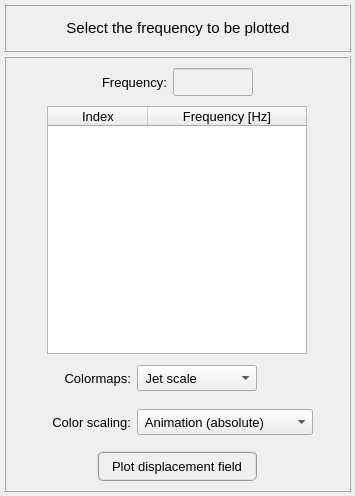
<?xml version="1.0" encoding="UTF-8"?>
<ui version="4.0">
 <class>Form</class>
 <widget class="QWidget" name="Form">
  <property name="geometry">
   <rect>
    <x>0</x>
    <y>0</y>
    <width>355</width>
    <height>496</height>
   </rect>
  </property>
  <property name="maximumSize">
   <size>
    <width>16777215</width>
    <height>16777215</height>
   </size>
  </property>
  <property name="windowTitle">
   <string>Plot displacement field</string>
  </property>
  <layout class="QGridLayout" name="gridLayout_2">
   <property name="leftMargin">
    <number>4</number>
   </property>
   <property name="topMargin">
    <number>4</number>
   </property>
   <property name="rightMargin">
    <number>4</number>
   </property>
   <property name="bottomMargin">
    <number>4</number>
   </property>
   <property name="spacing">
    <number>4</number>
   </property>
   <item row="1" column="0">
    <widget class="QFrame" name="frame_main">
     <property name="sizeIncrement">
      <size>
       <width>400</width>
       <height>0</height>
      </size>
     </property>
     <property name="baseSize">
      <size>
       <width>400</width>
       <height>0</height>
      </size>
     </property>
     <property name="frameShape">
      <enum>QFrame::Box</enum>
     </property>
     <property name="frameShadow">
      <enum>QFrame::Raised</enum>
     </property>
     <layout class="QGridLayout" name="gridLayout_5">
      <property name="leftMargin">
       <number>4</number>
      </property>
      <property name="topMargin">
       <number>4</number>
      </property>
      <property name="rightMargin">
       <number>4</number>
      </property>
      <property name="bottomMargin">
       <number>4</number>
      </property>
      <property name="spacing">
       <number>4</number>
      </property>
      <item row="0" column="0">
       <widget class="QFrame" name="frame_frequency">
        <property name="minimumSize">
         <size>
          <width>0</width>
          <height>40</height>
         </size>
        </property>
        <property name="maximumSize">
         <size>
          <width>16777215</width>
          <height>40</height>
         </size>
        </property>
        <property name="frameShape">
         <enum>QFrame::NoFrame</enum>
        </property>
        <property name="frameShadow">
         <enum>QFrame::Raised</enum>
        </property>
        <layout class="QGridLayout" name="gridLayout_4">
         <property name="leftMargin">
          <number>0</number>
         </property>
         <property name="topMargin">
          <number>0</number>
         </property>
         <property name="rightMargin">
          <number>0</number>
         </property>
         <property name="bottomMargin">
          <number>0</number>
         </property>
         <property name="horizontalSpacing">
          <number>6</number>
         </property>
         <property name="verticalSpacing">
          <number>0</number>
         </property>
         <item row="0" column="0">
          <spacer name="horizontalSpacer_2">
           <property name="orientation">
            <enum>Qt::Horizontal</enum>
           </property>
           <property name="sizeHint" stdset="0">
            <size>
             <width>40</width>
             <height>20</height>
            </size>
           </property>
          </spacer>
         </item>
         <item row="0" column="2">
          <widget class="QLineEdit" name="lineEdit_selected_frequency">
           <property name="enabled">
            <bool>false</bool>
           </property>
           <property name="minimumSize">
            <size>
             <width>80</width>
             <height>28</height>
            </size>
           </property>
           <property name="maximumSize">
            <size>
             <width>80</width>
             <height>28</height>
            </size>
           </property>
           <property name="font">
            <font>
             <family>MS Shell Dlg 2</family>
             <pointsize>10</pointsize>
             <weight>50</weight>
             <italic>false</italic>
             <bold>false</bold>
            </font>
           </property>
           <property name="styleSheet">
            <string notr="true">QLineEdit{color: rgb(0, 0, 0); background-color: rgb(250, 250, 250)}
QLineEdit:disabled{color: rgb(100, 100, 100); background-color: rgb(240, 240, 240)}</string>
           </property>
           <property name="text">
            <string/>
           </property>
           <property name="alignment">
            <set>Qt::AlignCenter</set>
           </property>
          </widget>
         </item>
         <item row="0" column="3">
          <spacer name="horizontalSpacer">
           <property name="orientation">
            <enum>Qt::Horizontal</enum>
           </property>
           <property name="sizeHint" stdset="0">
            <size>
             <width>40</width>
             <height>20</height>
            </size>
           </property>
          </spacer>
         </item>
         <item row="0" column="1">
          <widget class="QLabel" name="label_4">
           <property name="minimumSize">
            <size>
             <width>0</width>
             <height>28</height>
            </size>
           </property>
           <property name="maximumSize">
            <size>
             <width>16777215</width>
             <height>28</height>
            </size>
           </property>
           <property name="font">
            <font>
             <family>MS Shell Dlg 2</family>
             <pointsize>10</pointsize>
             <weight>50</weight>
             <bold>false</bold>
            </font>
           </property>
           <property name="text">
            <string>Frequency:</string>
           </property>
           <property name="alignment">
            <set>Qt::AlignCenter</set>
           </property>
          </widget>
         </item>
        </layout>
       </widget>
      </item>
      <item row="1" column="0">
       <widget class="QFrame" name="frame_treeWidget">
        <property name="frameShape">
         <enum>QFrame::NoFrame</enum>
        </property>
        <property name="frameShadow">
         <enum>QFrame::Raised</enum>
        </property>
        <layout class="QGridLayout" name="gridLayout_3">
         <property name="leftMargin">
          <number>0</number>
         </property>
         <property name="topMargin">
          <number>0</number>
         </property>
         <property name="rightMargin">
          <number>0</number>
         </property>
         <property name="bottomMargin">
          <number>0</number>
         </property>
         <property name="spacing">
          <number>0</number>
         </property>
         <item row="0" column="0">
          <widget class="QTreeWidget" name="treeWidget_frequencies">
           <property name="minimumSize">
            <size>
             <width>260</width>
             <height>0</height>
            </size>
           </property>
           <property name="maximumSize">
            <size>
             <width>260</width>
             <height>415</height>
            </size>
           </property>
           <property name="font">
            <font>
             <family>MS Shell Dlg 2</family>
             <pointsize>10</pointsize>
             <weight>50</weight>
             <italic>false</italic>
             <bold>false</bold>
            </font>
           </property>
           <property name="alternatingRowColors">
            <bool>true</bool>
           </property>
           <property name="indentation">
            <number>0</number>
           </property>
           <column>
            <property name="text">
             <string>Index</string>
            </property>
            <property name="font">
             <font>
              <family>MS Shell Dlg 2</family>
              <pointsize>10</pointsize>
             </font>
            </property>
            <property name="textAlignment">
             <set>AlignCenter</set>
            </property>
           </column>
           <column>
            <property name="text">
             <string notr="true">Frequency [Hz]</string>
            </property>
            <property name="font">
             <font>
              <family>MS Shell Dlg 2</family>
              <pointsize>10</pointsize>
              <weight>50</weight>
              <italic>false</italic>
              <bold>false</bold>
             </font>
            </property>
            <property name="textAlignment">
             <set>AlignCenter</set>
            </property>
           </column>
          </widget>
         </item>
        </layout>
       </widget>
      </item>
      <item row="3" column="0">
       <widget class="QFrame" name="frame_scalling">
        <property name="minimumSize">
         <size>
          <width>0</width>
          <height>40</height>
         </size>
        </property>
        <property name="frameShape">
         <enum>QFrame::NoFrame</enum>
        </property>
        <property name="frameShadow">
         <enum>QFrame::Raised</enum>
        </property>
        <layout class="QGridLayout" name="gridLayout_6">
         <property name="leftMargin">
          <number>0</number>
         </property>
         <property name="topMargin">
          <number>0</number>
         </property>
         <property name="rightMargin">
          <number>0</number>
         </property>
         <property name="bottomMargin">
          <number>0</number>
         </property>
         <property name="horizontalSpacing">
          <number>6</number>
         </property>
         <property name="verticalSpacing">
          <number>0</number>
         </property>
         <item row="0" column="2">
          <widget class="QComboBox" name="comboBox_color_scale">
           <property name="minimumSize">
            <size>
             <width>176</width>
             <height>26</height>
            </size>
           </property>
           <property name="maximumSize">
            <size>
             <width>176</width>
             <height>26</height>
            </size>
           </property>
           <property name="font">
            <font>
             <pointsize>10</pointsize>
            </font>
           </property>
           <item>
            <property name="text">
             <string> Animation (absolute)</string>
            </property>
           </item>
           <item>
            <property name="text">
             <string> Animation (Ux)</string>
            </property>
           </item>
           <item>
            <property name="text">
             <string> Animation (Uy)</string>
            </property>
           </item>
           <item>
            <property name="text">
             <string> Animation (Uz)</string>
            </property>
           </item>
           <item>
            <property name="text">
             <string> Absolute (resultant)</string>
            </property>
           </item>
           <item>
            <property name="text">
             <string> Absolute (Ux)</string>
            </property>
           </item>
           <item>
            <property name="text">
             <string> Absolute (Uy)</string>
            </property>
           </item>
           <item>
            <property name="text">
             <string> Absolute (Uz)</string>
            </property>
           </item>
           <item>
            <property name="text">
             <string> Real - Ux</string>
            </property>
           </item>
           <item>
            <property name="text">
             <string> Real - Uy</string>
            </property>
           </item>
           <item>
            <property name="text">
             <string> Real - Uz</string>
            </property>
           </item>
           <item>
            <property name="text">
             <string> Imaginary - Ux</string>
            </property>
           </item>
           <item>
            <property name="text">
             <string> Imaginary - Uy</string>
            </property>
           </item>
           <item>
            <property name="text">
             <string> Imaginary - Uz</string>
            </property>
           </item>
          </widget>
         </item>
         <item row="0" column="1">
          <widget class="QLabel" name="label_2">
           <property name="minimumSize">
            <size>
             <width>90</width>
             <height>26</height>
            </size>
           </property>
           <property name="maximumSize">
            <size>
             <width>90</width>
             <height>26</height>
            </size>
           </property>
           <property name="font">
            <font>
             <pointsize>10</pointsize>
            </font>
           </property>
           <property name="text">
            <string>Color scaling:</string>
           </property>
           <property name="alignment">
            <set>Qt::AlignRight|Qt::AlignTrailing|Qt::AlignVCenter</set>
           </property>
          </widget>
         </item>
         <item row="0" column="0">
          <spacer name="horizontalSpacer_3">
           <property name="orientation">
            <enum>Qt::Horizontal</enum>
           </property>
           <property name="sizeHint" stdset="0">
            <size>
             <width>40</width>
             <height>20</height>
            </size>
           </property>
          </spacer>
         </item>
         <item row="0" column="3">
          <spacer name="horizontalSpacer_4">
           <property name="orientation">
            <enum>Qt::Horizontal</enum>
           </property>
           <property name="sizeHint" stdset="0">
            <size>
             <width>40</width>
             <height>20</height>
            </size>
           </property>
          </spacer>
         </item>
        </layout>
       </widget>
      </item>
      <item row="4" column="0">
       <widget class="QFrame" name="frame_button">
        <property name="minimumSize">
         <size>
          <width>0</width>
          <height>40</height>
         </size>
        </property>
        <property name="frameShape">
         <enum>QFrame::NoFrame</enum>
        </property>
        <property name="frameShadow">
         <enum>QFrame::Raised</enum>
        </property>
        <layout class="QGridLayout" name="gridLayout_7">
         <property name="leftMargin">
          <number>0</number>
         </property>
         <property name="topMargin">
          <number>0</number>
         </property>
         <property name="rightMargin">
          <number>0</number>
         </property>
         <property name="bottomMargin">
          <number>0</number>
         </property>
         <property name="spacing">
          <number>0</number>
         </property>
         <item row="0" column="0">
          <widget class="QPushButton" name="pushButton_plot">
           <property name="minimumSize">
            <size>
             <width>160</width>
             <height>30</height>
            </size>
           </property>
           <property name="maximumSize">
            <size>
             <width>160</width>
             <height>30</height>
            </size>
           </property>
           <property name="font">
            <font>
             <family>MS Shell Dlg 2</family>
             <pointsize>10</pointsize>
             <weight>50</weight>
             <italic>false</italic>
             <bold>false</bold>
            </font>
           </property>
           <property name="styleSheet">
            <string notr="true">QPushButton{border-radius: 6px; border-color: rgb(150, 150, 150); border-style: ridge; border-width: 2px; color: rgb(0, 0, 0); background-color: rgb(240, 240, 240)}
QPushButton:hover{border-radius: 6px; border-color: rgb(0, 170, 255); border-style: ridge; border-width: 2px; color: rgb(0, 0, 0); background-color: rgba(174, 213, 255, 100)}
QPushButton:pressed{border-radius: 6px; border-color: rgb(0, 170, 255); border-style: ridge; border-width: 2px; color: rgb(0, 0, 0); background-color: rgb(174, 213, 255)}
QPushButton:disabled{border-radius: 6px; border-color: rgb(150, 150, 150); border-style: ridge; border-width: 0px; color: rgb(150,150, 150); background-color: rgb(220, 220, 220)}</string>
           </property>
           <property name="text">
            <string>Plot displacement field</string>
           </property>
          </widget>
         </item>
        </layout>
       </widget>
      </item>
      <item row="2" column="0">
       <widget class="QFrame" name="frame">
        <property name="minimumSize">
         <size>
          <width>0</width>
          <height>40</height>
         </size>
        </property>
        <property name="maximumSize">
         <size>
          <width>16777215</width>
          <height>40</height>
         </size>
        </property>
        <property name="frameShape">
         <enum>QFrame::NoFrame</enum>
        </property>
        <property name="frameShadow">
         <enum>QFrame::Raised</enum>
        </property>
        <layout class="QGridLayout" name="gridLayout_13">
         <property name="leftMargin">
          <number>0</number>
         </property>
         <property name="topMargin">
          <number>0</number>
         </property>
         <property name="rightMargin">
          <number>0</number>
         </property>
         <property name="bottomMargin">
          <number>0</number>
         </property>
         <item row="0" column="2">
          <widget class="QFrame" name="frame_7">
           <property name="minimumSize">
            <size>
             <width>176</width>
             <height>0</height>
            </size>
           </property>
           <property name="maximumSize">
            <size>
             <width>176</width>
             <height>16777215</height>
            </size>
           </property>
           <property name="frameShape">
            <enum>QFrame::NoFrame</enum>
           </property>
           <property name="frameShadow">
            <enum>QFrame::Raised</enum>
           </property>
           <layout class="QGridLayout" name="gridLayout_14">
            <property name="leftMargin">
             <number>0</number>
            </property>
            <property name="topMargin">
             <number>0</number>
            </property>
            <property name="rightMargin">
             <number>0</number>
            </property>
            <property name="bottomMargin">
             <number>0</number>
            </property>
            <property name="spacing">
             <number>0</number>
            </property>
            <item row="0" column="0">
             <widget class="QComboBox" name="comboBox_colormaps">
              <property name="minimumSize">
               <size>
                <width>120</width>
                <height>26</height>
               </size>
              </property>
              <property name="maximumSize">
               <size>
                <width>176</width>
                <height>26</height>
               </size>
              </property>
              <property name="font">
               <font>
                <pointsize>10</pointsize>
               </font>
              </property>
              <item>
               <property name="text">
                <string> Jet scale</string>
               </property>
              </item>
              <item>
               <property name="text">
                <string> Virids scale</string>
               </property>
              </item>
              <item>
               <property name="text">
                <string> Inferno scale</string>
               </property>
              </item>
              <item>
               <property name="text">
                <string> Magma scale</string>
               </property>
              </item>
              <item>
               <property name="text">
                <string> Plasma scale</string>
               </property>
              </item>
              <item>
               <property name="text">
                <string> Grayscale</string>
               </property>
              </item>
             </widget>
            </item>
            <item row="0" column="1">
             <spacer name="horizontalSpacer_11">
              <property name="orientation">
               <enum>Qt::Horizontal</enum>
              </property>
              <property name="sizeHint" stdset="0">
               <size>
                <width>40</width>
                <height>20</height>
               </size>
              </property>
             </spacer>
            </item>
           </layout>
          </widget>
         </item>
         <item row="0" column="3">
          <spacer name="horizontalSpacer_12">
           <property name="orientation">
            <enum>Qt::Horizontal</enum>
           </property>
           <property name="sizeHint" stdset="0">
            <size>
             <width>40</width>
             <height>20</height>
            </size>
           </property>
          </spacer>
         </item>
         <item row="0" column="1">
          <widget class="QLabel" name="label_6">
           <property name="minimumSize">
            <size>
             <width>90</width>
             <height>26</height>
            </size>
           </property>
           <property name="maximumSize">
            <size>
             <width>90</width>
             <height>26</height>
            </size>
           </property>
           <property name="font">
            <font>
             <pointsize>10</pointsize>
            </font>
           </property>
           <property name="text">
            <string>Colormaps:</string>
           </property>
           <property name="alignment">
            <set>Qt::AlignRight|Qt::AlignTrailing|Qt::AlignVCenter</set>
           </property>
          </widget>
         </item>
         <item row="0" column="0">
          <spacer name="horizontalSpacer_13">
           <property name="orientation">
            <enum>Qt::Horizontal</enum>
           </property>
           <property name="sizeHint" stdset="0">
            <size>
             <width>40</width>
             <height>20</height>
            </size>
           </property>
          </spacer>
         </item>
        </layout>
       </widget>
      </item>
     </layout>
    </widget>
   </item>
   <item row="0" column="0">
    <widget class="QFrame" name="frame_title">
     <property name="minimumSize">
      <size>
       <width>0</width>
       <height>48</height>
      </size>
     </property>
     <property name="maximumSize">
      <size>
       <width>16777215</width>
       <height>48</height>
      </size>
     </property>
     <property name="frameShape">
      <enum>QFrame::Box</enum>
     </property>
     <property name="frameShadow">
      <enum>QFrame::Raised</enum>
     </property>
     <property name="lineWidth">
      <number>1</number>
     </property>
     <layout class="QGridLayout" name="gridLayout">
      <property name="leftMargin">
       <number>10</number>
      </property>
      <property name="topMargin">
       <number>0</number>
      </property>
      <property name="bottomMargin">
       <number>0</number>
      </property>
      <property name="spacing">
       <number>0</number>
      </property>
      <item row="0" column="0">
       <widget class="QLabel" name="label_title">
        <property name="minimumSize">
         <size>
          <width>0</width>
          <height>0</height>
         </size>
        </property>
        <property name="maximumSize">
         <size>
          <width>16777215</width>
          <height>32</height>
         </size>
        </property>
        <property name="font">
         <font>
          <family>MS Shell Dlg 2</family>
          <pointsize>11</pointsize>
          <weight>50</weight>
          <italic>false</italic>
          <bold>false</bold>
         </font>
        </property>
        <property name="frameShape">
         <enum>QFrame::NoFrame</enum>
        </property>
        <property name="frameShadow">
         <enum>QFrame::Raised</enum>
        </property>
        <property name="text">
         <string>Select the frequency to be plotted</string>
        </property>
        <property name="textFormat">
         <enum>Qt::AutoText</enum>
        </property>
        <property name="alignment">
         <set>Qt::AlignCenter</set>
        </property>
       </widget>
      </item>
     </layout>
    </widget>
   </item>
  </layout>
 </widget>
 <resources/>
 <connections/>
</ui>
